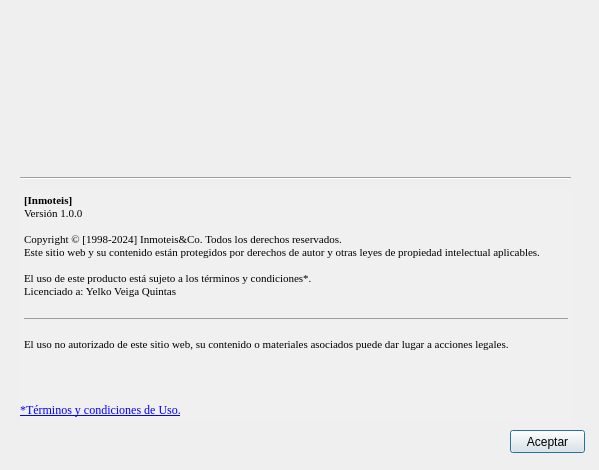
<?xml version="1.0" encoding="UTF-8"?>
<ui version="4.0">
 <class>Dialog</class>
 <widget class="QDialog" name="Dialog">
  <property name="enabled">
   <bool>true</bool>
  </property>
  <property name="geometry">
   <rect>
    <x>0</x>
    <y>0</y>
    <width>599</width>
    <height>470</height>
   </rect>
  </property>
  <property name="windowTitle">
   <string>Dialog</string>
  </property>
  <property name="modal">
   <bool>true</bool>
  </property>
  <widget class="QTextEdit" name="dlgAbout">
   <property name="enabled">
    <bool>true</bool>
   </property>
   <property name="geometry">
    <rect>
     <x>20</x>
     <y>190</y>
     <width>551</width>
     <height>231</height>
    </rect>
   </property>
   <property name="font">
    <font>
     <family>Times New Roman</family>
     <weight>50</weight>
     <bold>false</bold>
     <strikeout>false</strikeout>
    </font>
   </property>
   <property name="styleSheet">
    <string notr="true">background-color: rgba(240, 240, 240, 240);</string>
   </property>
   <property name="frameShape">
    <enum>QFrame::NoFrame</enum>
   </property>
   <property name="readOnly">
    <bool>true</bool>
   </property>
   <property name="html">
    <string>&lt;!DOCTYPE HTML PUBLIC &quot;-//W3C//DTD HTML 4.0//EN&quot; &quot;http://www.w3.org/TR/REC-html40/strict.dtd&quot;&gt;
&lt;html&gt;&lt;head&gt;&lt;meta name=&quot;qrichtext&quot; content=&quot;1&quot; /&gt;&lt;style type=&quot;text/css&quot;&gt;
p, li { white-space: pre-wrap; }
&lt;/style&gt;&lt;/head&gt;&lt;body style=&quot; font-family:'Times New Roman'; font-size:8.25pt; font-weight:400; font-style:normal;&quot;&gt;
&lt;p style=&quot; margin-top:0px; margin-bottom:0px; margin-left:0px; margin-right:0px; -qt-block-indent:0; text-indent:0px;&quot;&gt;&lt;span style=&quot; font-family:'gg mono,Source Code Pro,Consolas,Andale Mono WT,Andale Mono,Lucida Console,Lucida Sans Typewriter,DejaVu Sans Mono,Bitstream Vera Sans Mono,Liberation Mono,Nimbus Mono L,Monaco,Courier New,Courier,monospace'; font-size:8pt; font-weight:600; color:#000000;&quot;&gt;[Inmoteis]&lt;/span&gt;&lt;/p&gt;
&lt;p style=&quot; margin-top:0px; margin-bottom:0px; margin-left:0px; margin-right:0px; -qt-block-indent:0; text-indent:0px;&quot;&gt;&lt;span style=&quot; font-family:'gg mono,Source Code Pro,Consolas,Andale Mono WT,Andale Mono,Lucida Console,Lucida Sans Typewriter,DejaVu Sans Mono,Bitstream Vera Sans Mono,Liberation Mono,Nimbus Mono L,Monaco,Courier New,Courier,monospace'; font-size:8pt; color:#000000;&quot;&gt;Versión 1.0.0&lt;/span&gt;&lt;/p&gt;
&lt;p style=&quot;-qt-paragraph-type:empty; margin-top:0px; margin-bottom:0px; margin-left:0px; margin-right:0px; -qt-block-indent:0; text-indent:0px; font-family:'gg mono,Source Code Pro,Consolas,Andale Mono WT,Andale Mono,Lucida Console,Lucida Sans Typewriter,DejaVu Sans Mono,Bitstream Vera Sans Mono,Liberation Mono,Nimbus Mono L,Monaco,Courier New,Courier,monospace'; font-size:8pt; color:#000000;&quot;&gt;&lt;br /&gt;&lt;/p&gt;
&lt;p style=&quot; margin-top:0px; margin-bottom:0px; margin-left:0px; margin-right:0px; -qt-block-indent:0; text-indent:0px;&quot;&gt;&lt;span style=&quot; font-family:'gg mono,Source Code Pro,Consolas,Andale Mono WT,Andale Mono,Lucida Console,Lucida Sans Typewriter,DejaVu Sans Mono,Bitstream Vera Sans Mono,Liberation Mono,Nimbus Mono L,Monaco,Courier New,Courier,monospace'; font-size:8pt; color:#000000;&quot;&gt;Copyright © [1998-2024] Inmoteis&amp;amp;Co. Todos los derechos reservados.&lt;/span&gt;&lt;/p&gt;
&lt;p style=&quot; margin-top:0px; margin-bottom:0px; margin-left:0px; margin-right:0px; -qt-block-indent:0; text-indent:0px;&quot;&gt;&lt;span style=&quot; font-family:'gg mono,Source Code Pro,Consolas,Andale Mono WT,Andale Mono,Lucida Console,Lucida Sans Typewriter,DejaVu Sans Mono,Bitstream Vera Sans Mono,Liberation Mono,Nimbus Mono L,Monaco,Courier New,Courier,monospace'; font-size:8pt; color:#000000;&quot;&gt;Este sitio web y su contenido están protegidos por derechos de autor y otras leyes de propiedad intelectual aplicables.&lt;/span&gt;&lt;/p&gt;
&lt;p style=&quot;-qt-paragraph-type:empty; margin-top:0px; margin-bottom:0px; margin-left:0px; margin-right:0px; -qt-block-indent:0; text-indent:0px; font-family:'gg mono,Source Code Pro,Consolas,Andale Mono WT,Andale Mono,Lucida Console,Lucida Sans Typewriter,DejaVu Sans Mono,Bitstream Vera Sans Mono,Liberation Mono,Nimbus Mono L,Monaco,Courier New,Courier,monospace'; font-size:8pt; color:#000000;&quot;&gt;&lt;br /&gt;&lt;/p&gt;
&lt;p style=&quot; margin-top:0px; margin-bottom:0px; margin-left:0px; margin-right:0px; -qt-block-indent:0; text-indent:0px;&quot;&gt;&lt;span style=&quot; font-family:'gg mono,Source Code Pro,Consolas,Andale Mono WT,Andale Mono,Lucida Console,Lucida Sans Typewriter,DejaVu Sans Mono,Bitstream Vera Sans Mono,Liberation Mono,Nimbus Mono L,Monaco,Courier New,Courier,monospace'; font-size:8pt; color:#000000;&quot;&gt;El uso de este producto está sujeto a los términos y condiciones*.&lt;/span&gt;&lt;/p&gt;
&lt;p style=&quot; margin-top:0px; margin-bottom:0px; margin-left:0px; margin-right:0px; -qt-block-indent:0; text-indent:0px;&quot;&gt;&lt;span style=&quot; font-family:'gg mono,Source Code Pro,Consolas,Andale Mono WT,Andale Mono,Lucida Console,Lucida Sans Typewriter,DejaVu Sans Mono,Bitstream Vera Sans Mono,Liberation Mono,Nimbus Mono L,Monaco,Courier New,Courier,monospace'; font-size:8pt; color:#000000;&quot;&gt;Licenciado a: Yelko Veiga Quintas&lt;/span&gt;&lt;/p&gt;
&lt;p style=&quot;-qt-paragraph-type:empty; margin-top:0px; margin-bottom:0px; margin-left:0px; margin-right:0px; -qt-block-indent:0; text-indent:0px; font-family:'gg mono,Source Code Pro,Consolas,Andale Mono WT,Andale Mono,Lucida Console,Lucida Sans Typewriter,DejaVu Sans Mono,Bitstream Vera Sans Mono,Liberation Mono,Nimbus Mono L,Monaco,Courier New,Courier,monospace'; font-size:8pt; color:#000000;&quot;&gt;&lt;br /&gt;&lt;/p&gt;
&lt;hr /&gt;
&lt;p style=&quot;-qt-paragraph-type:empty; margin-top:0px; margin-bottom:0px; margin-left:0px; margin-right:0px; -qt-block-indent:0; text-indent:0px; font-family:'MS Shell Dlg 2'; font-size:8pt;&quot;&gt;&lt;br /&gt;&lt;/p&gt;
&lt;p style=&quot; margin-top:0px; margin-bottom:0px; margin-left:0px; margin-right:0px; -qt-block-indent:0; text-indent:0px;&quot;&gt;&lt;span style=&quot; font-family:'gg mono,Source Code Pro,Consolas,Andale Mono WT,Andale Mono,Lucida Console,Lucida Sans Typewriter,DejaVu Sans Mono,Bitstream Vera Sans Mono,Liberation Mono,Nimbus Mono L,Monaco,Courier New,Courier,monospace'; font-size:8pt; color:#000000;&quot;&gt;El uso no autorizado de este sitio web, su contenido o materiales asociados puede dar lugar a acciones legales.&lt;/span&gt;&lt;/p&gt;&lt;/body&gt;&lt;/html&gt;</string>
   </property>
   <property name="textInteractionFlags">
    <set>Qt::LinksAccessibleByKeyboard|Qt::LinksAccessibleByMouse|Qt::TextBrowserInteraction|Qt::TextSelectableByKeyboard|Qt::TextSelectableByMouse</set>
   </property>
  </widget>
  <widget class="QPushButton" name="btnAceptar">
   <property name="geometry">
    <rect>
     <x>510</x>
     <y>430</y>
     <width>75</width>
     <height>23</height>
    </rect>
   </property>
   <property name="text">
    <string>Aceptar</string>
   </property>
  </widget>
  <widget class="Line" name="line">
   <property name="geometry">
    <rect>
     <x>20</x>
     <y>170</y>
     <width>551</width>
     <height>16</height>
    </rect>
   </property>
   <property name="orientation">
    <enum>Qt::Horizontal</enum>
   </property>
  </widget>
  <widget class="QLabel" name="label">
   <property name="geometry">
    <rect>
     <x>90</x>
     <y>50</y>
     <width>81</width>
     <height>81</height>
    </rect>
   </property>
   <property name="text">
    <string/>
   </property>
   <property name="pixmap">
    <pixmap>../img/icono.png</pixmap>
   </property>
   <property name="scaledContents">
    <bool>true</bool>
   </property>
  </widget>
  <widget class="QLabel" name="label_2">
   <property name="geometry">
    <rect>
     <x>190</x>
     <y>10</y>
     <width>331</width>
     <height>161</height>
    </rect>
   </property>
   <property name="text">
    <string/>
   </property>
   <property name="pixmap">
    <pixmap>../img/nombre-02.png</pixmap>
   </property>
   <property name="scaledContents">
    <bool>true</bool>
   </property>
  </widget>
  <widget class="QLabel" name="label_3">
   <property name="geometry">
    <rect>
     <x>20</x>
     <y>390</y>
     <width>221</width>
     <height>41</height>
    </rect>
   </property>
   <property name="font">
    <font>
     <family>Times New Roman</family>
    </font>
   </property>
   <property name="text">
    <string>&lt;html&gt;&lt;head/&gt;&lt;body&gt;&lt;p&gt;&lt;a href=&quot;https://github.com/yelkov&quot;&gt;&lt;span style=&quot; text-decoration: underline; color:#0000ff;&quot;&gt;*Términos y condiciones de Uso.&lt;/span&gt;&lt;/a&gt;&lt;/p&gt;&lt;/body&gt;&lt;/html&gt;</string>
   </property>
   <property name="scaledContents">
    <bool>false</bool>
   </property>
   <property name="openExternalLinks">
    <bool>true</bool>
   </property>
   <property name="textInteractionFlags">
    <set>Qt::LinksAccessibleByKeyboard|Qt::LinksAccessibleByMouse</set>
   </property>
  </widget>
 </widget>
 <resources/>
 <connections/>
</ui>
